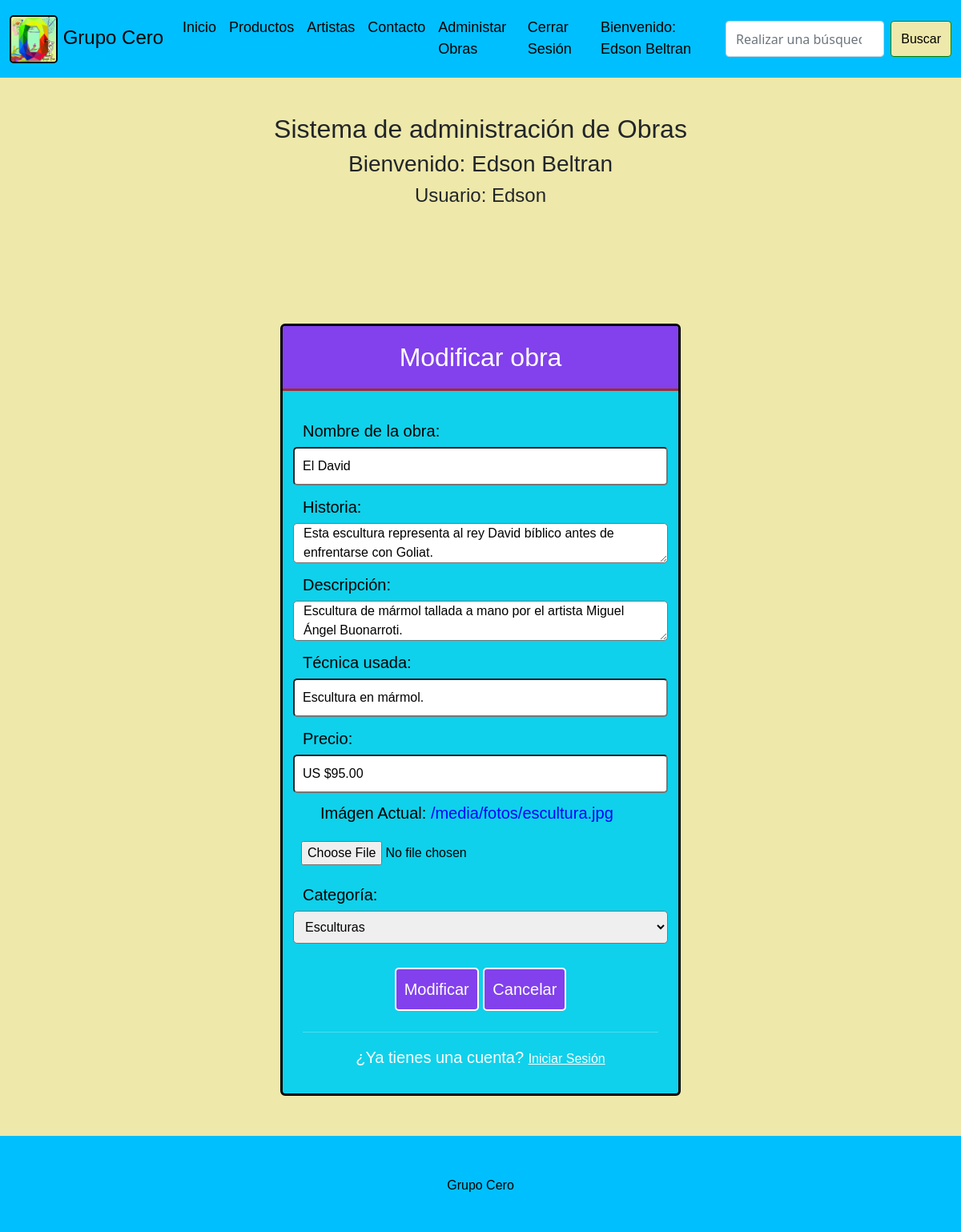
/modificar_obra/El David/ (signed in), run on the app's committed database.
### grupoCero/models.py (models this page shows, shortened)
class Obra(models.Model):
    nombre = models.CharField(primary_key=True,max_length=30)
    historia = models.TextField()
    descripcion = models.TextField()
    tecnica = models.CharField(max_length=60)
    precio = models.TextField()
    imagen = models.ImageField(upload_to='fotos',default='fotos/no_disponible.jpg')
    categoria = models.ForeignKey(Categoria, on_delete=models.CASCADE)
    publicar = models.BooleanField(default=False)
    comentario = models.TextField(default='--',null=True)
    artista = models.CharField(max_length=60,default="--", null=True)

### grupoCero/views.py (the view)
# urls.py: path('modificar_obra/<id>/',modificar_obra,name='MODI'),
@login_required(login_url='/login/')
@permission_required('grupoCero.change_obra',login_url='/login/')
def modificar_obra(request, id):
    obr = Obra.objects.get(nombre=id)
    registros = Categoria.objects.all()
    contexto = {"categorias":registros,"obra":obr}
    return render(request, "modificar.html",contexto)

### grupoCero/templates/modificar.html (shortened to what this page needs)
{% extends "base.html" %}
{% load static %}
{% block contenido %}
<section id="bienvenida">
    <h2>Sistema de administración de Obras</h2>
    <h3>Bienvenido: {{user.first_name}} {{user.last_name}}</h3>
    <h4>Usuario: {{user.username}}</h4>
</section>
<section id="formulario">
    <form class="form-registro" action="{% url 'MODIFI' %}" method="POST" onsubmit="return validar()"
        enctype="multipart/form-data">
        <h2 class="form-titulo">Modificar obra</h2>
        <div class="contenedor-input">
            <div class="row">
                <h2 class="col-12">Nombre de la obra:</h2>
                <input class="col-xl" type="text" name="txtNombre" id="txtNombre" placeholder="Ingrese nombre..."
                    required minlength="3" value="{{obra.nombre}}">
            </div>
            <div class="row">
                <h2 class="col-12">Historia:</h2>
                <textarea class="col-xl" type="text" name="txtHistoria" id="txtHistoria"
                    placeholder="Ingrese historia..." required minlength="5">{{obra.historia}}</textarea>
            </div>
            <div class="row">
                <h2 class="col-12">Descripción:</h2>
                <textarea class="col-xl" type="text" name="txtDesc" id="txtDesc" placeholder="Ingrese descripción..."
                    required minlength="5">{{obra.descripcion}}</textarea>
            </div>
            <div class="row">
                <h2 class="col-12">Técnica usada:</h2>
                <input class="col-xl" type="text" name="txtTecnica" id="txtTecnica" placeholder="Ingrese texto..."
                    required minlength="3" value="{{obra.tecnica}}">
            </div>
            <div class="row">
                <h2 class="col-12">Precio:</h2>
                <input class="col-xl" type="text" name="txtPrecio" id="txtPrecio" placeholder="Ingrese precio..."
                    required minlength="3" value="{{obra.precio}}">
            </div>
            <div class="row" style="margin: 10px;">
                <div class="col-sm">
                    Imágen Actual: <a style="text-decoration: none; color: blue;" href="{{obra.imagen.url}}">{{obra.imagen.url}}</a>
                </div>
            </div>
            <div class="row">
                <input class="col-xl" type="file" name="txtImg" id="txtImg">
            </div>
            <div class="row">
                <h2 class="col-12">Categoría:</h2>
                <select class="col-xl" name="cboCategoria" id="cboCategoria">
                    {% for reg in categorias %}
                    {% if reg.nombre == obra.categoria.nombre %}
                        <option selected value="{{reg.nombre}}">{{reg.nombre}}</option>
                    {% else %}
                        <option value="{{reg.nombre}}">{{reg.nombre}}</option>
                    {% endif %}
                    {% endfor %}
                </select>
            </div>
            <div class="linkini">
                <input class="btn-registrar" type="submit" value="Modificar">
                <input class="btn-registrar" type="button" value="Cancelar">
                <hr>
                <h7>¿Ya tienes una cuenta?</h7>
                <a href="inicio_sesion.html">Iniciar Sesión</a>
            </div>
        </div>
    </form>
</section>
{% endblock contenido %}

### grupoCero/templates/base.html (shortened to what this page needs)
{% load static %}
<!DOCTYPE html>
<html lang="es">
<head>
    <link rel="stylesheet" href="{% static 'css/estilos.css' %}">
    <link href="https://cdn.jsdelivr.net/npm/bootstrap@5.0.0-beta3/dist/css/bootstrap.min.css" rel="stylesheet"
>
</head>
<body style="background-color: palegoldenrod">
    <section id="menu">
        <nav class="navbar navbar-expand-lg navbar-light">
            <div class="container-fluid">
                <a class="navbar-brand" href="index.html">
                    <img src="{% static 'img/Grupo Cero.jpg' %}" alt="">
                    Grupo Cero
                </a>
                <div class="collapse navbar-collapse" id="navbarSupportedContent">
                    <ul class="navbar-nav me-auto mb-2 mb-lg-0">
                        <li class="nav-item">
                            <a class="nav-link" href="{% url 'IND' %}">Inicio</a>
                        </li>
                        <li class="nav-item">
                            <a class="nav-link" href="{% url 'PROD' %}">Productos</a>
                        </li>
                        <li class="nav-item">
                            <a class="nav-link" href="{% url 'ARTI' %}">Artistas</a>
                        </li>
                        <li class="nav-item">
                            <a class="nav-link" href="{% url 'CONTA' %}">Contacto</a>
                        </li>
                        {% if user.is_authenticated %}
                            <li class="nav-item"> <a class="nav-link" href="{% url 'PUBLI' %}">Administar Obras </a> </li>
                            <li class="nav-item"> <a class="nav-link" href="{% url 'CERRAR' %}">Cerrar Sesión</a> </li>
                            <li class="nav-item"> <a class="nav-link" href="">Bienvenido: {{user.first_name}}
                                                                                                           {{user.last_name}}</a> </li>
                        {% endif %}
                    </ul>
                    <form class="d-flex">
                        <input class="form-control me-2" type="search" placeholder="Realizar una búsqueda..."
                            aria-label="Search">
                        <button class="btn btn-outline-success" type="submit">Buscar</button>
                    </form>
                </div>
            </div>
        </nav>
    </section>
    {% block contenido %}
    {% endblock contenido %}
    <footer>
        <div class="contenedor">
            <p>Grupo Cero</p>
        </div>
    </footer>
</body>
</html>

### grupoCero/static/css/estilos.css (style rules this page uses)
* { margin: 0; padding: 0; }
#menu { width: 100%; z-index: 100; position: static; }
#menu .navbar { background-color: deepskyblue; padding: 0; }
#menu .container-fluid img { border: solid 2px black; border-radius: 5px; width: 60px; height: 60px; }
#menu .navbar-brand { font-family: Impact, Haettenschweiler, 'Arial Narrow Bold', sans-serif, 'Arial Narrow', Arial, sans-serif; font-size: x-large; color: black; }
#menu .navbar-nav .nav-item a { font-family: Impact, Haettenschweiler, 'Arial Narrow Bold', sans-serif; font-size: large; color: black; padding-top: 21px; padding-bottom: 22px; }
#menu .d-flex { padding-bottom: 10px; padding-top: 10px; }
.d-flex button { background: palegoldenrod; font-family: Impact, Haettenschweiler, 'Arial Narrow Bold', sans-serif; color: black; height: 45px; border: 1px solid green; }
footer { height: 100px; }
footer .contenedor { background: deepskyblue; color: black; font-family: Impact, Haettenschweiler, 'Arial Narrow Bold', sans-serif; text-align: center; padding-bottom: 30px; }
footer .contenedor p { padding-top: 50px; }

### grupoCero/static/css/formulario.css (style rules this page uses)
.contenedor-input { padding: 15px 25px; display: block; justify-content: space-between; }
.form-registro { background:rgb(15, 209, 235); width: 95%; margin: auto; max-width: 500px; border-radius: 6px; border: 3px solid black; font-family: Impact, Haettenschweiler, 'Arial Narrow Bold', sans-serif; }
.form-titulo { background: rgba(145, 47, 236, 0.884); padding: 20px; text-align: center; border-bottom: solid 3px brown; color: white; border-radius: 3px 3px 0px 0px; }
#formulario { padding-top: 100px; font-size: 20px; color: black; padding-bottom: 50px; }
#formulario .linkini { padding-top: 15px; padding-bottom: 15px; text-align: center; font-family: sans-serif; color: white; }
#formulario .linkini a { font-family: sans-serif; color: white; font-size: medium; }
#formulario .linkini .btn-registrar { background-color: rgba(145, 47, 236, 0.884); border-radius: 5px; border: 2px solid white; color: white; margin: 15px 0px 10px 0px; }
#formulario .row h2 { padding-top: 5px; margin-top: 10px; color: black; font-size: 20px; }
#formulario input { padding: 10px; }
#formulario .row #cboCategoria { padding: 10px; }
.col-xl { border-radius: 5px; font-size: medium; }

### grupoCero/static/css/bienvenida.css (style rules this page uses)
#bienvenida { font-family: Verdana, Geneva, Tahoma, sans-serif; text-align: center; margin-top: 45px; margin-bottom: 45px; padding-left: 30px; padding-right: 30px; }

### data on the page
Obra: txtNombre "El David", txtHistoria "Esta escultura representa al rey David bíblico antes de enfrentarse con Goliat.", txtDesc "Escultura de mármol tallada a mano por el artista Miguel Ángel Buonarroti.", txtTecnica "Escultura en mármol.", txtPrecio "US $95.00", imagen "/media/fotos/escultura.jpg"

### other printed values
{{ user.first_name }} "Edson"
{{ user.last_name }} "Beltran"
{{ user.username }} "Edson"
form field cboCategoria "Esculturas"
